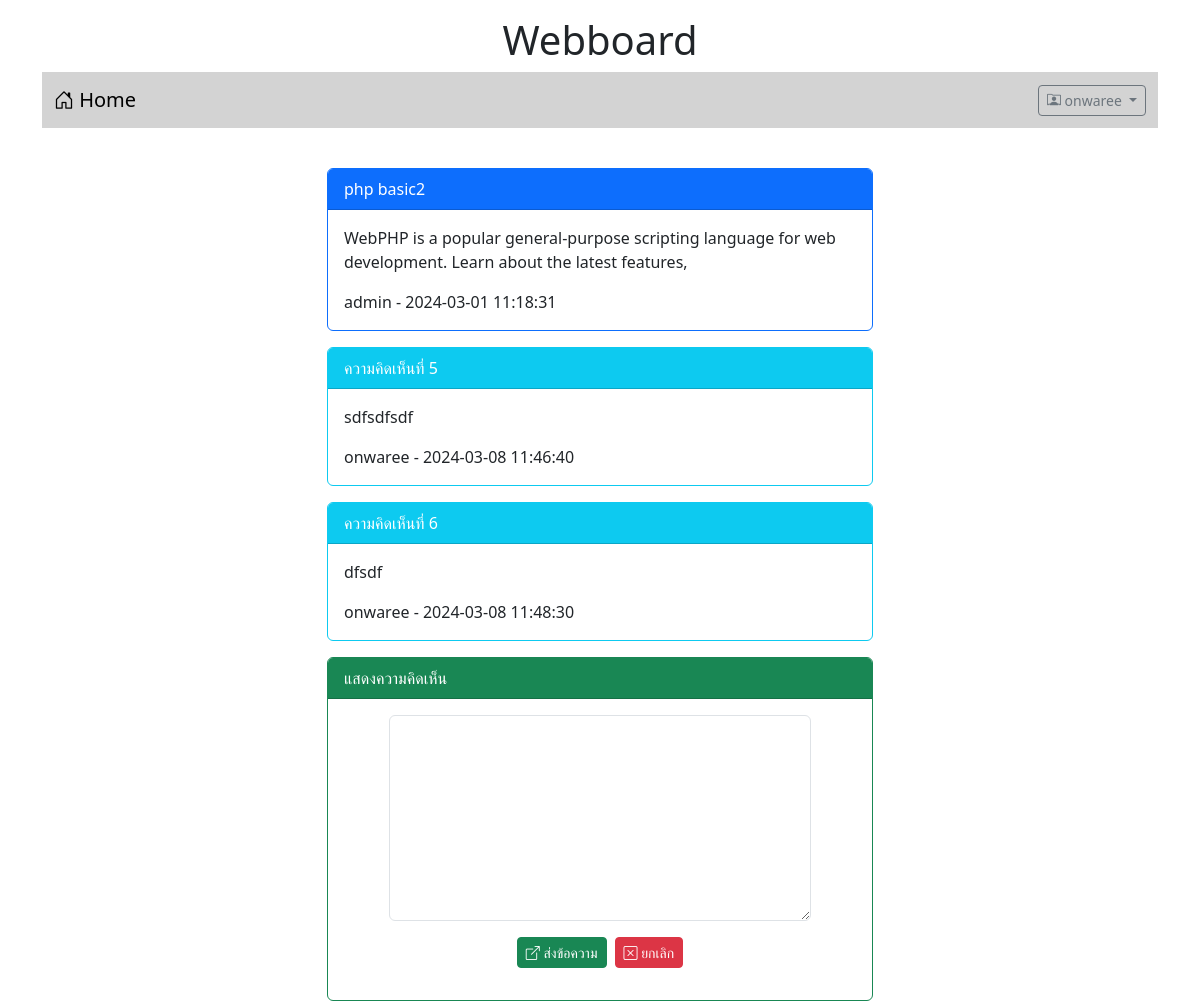
The page /post.php?id=5 (signed in) on the database its author committed.
### tables this page shows
CREATE TABLE `post` (
  `id` int(11) NOT NULL,
  `title` varchar(128) NOT NULL,
  `content` varchar(2048) NOT NULL,
  `post_date` datetime NOT NULL,
  `cat_id` int(11) NOT NULL,
  `user_id` int(11) NOT NULL
);

CREATE TABLE `user` (
  `id` int(11) NOT NULL,
  `login` varchar(32) NOT NULL,
  `password` varchar(64) NOT NULL,
  `name` varchar(64) NOT NULL,
  `gender` char(1) NOT NULL,
  `email` varchar(32) NOT NULL,
  `role` char(1) NOT NULL
);

CREATE TABLE `comment` (
  `id` int(11) NOT NULL,
  `content` varchar(20148) NOT NULL,
  `post_date` datetime NOT NULL,
  `user_id` int(11) NOT NULL,
  `post_id` int(11) NOT NULL
);

### post.php (the view, shortened to what this page needs)
<!DOCTYPE html>
<html lang="en">
<head>
    <link href="https://cdn.jsdelivr.net/npm/bootstrap@5.3.2/dist/css/bootstrap.min.css" rel="stylesheet">
    <link rel="stylesheet" href="https://cdn.jsdelivr.net/npm/bootstrap-icons@1.11.3/font/bootstrap-icons.min.css">
</head>
<body>
    <div class="container-lg">
        <h1 style="text-align: center;" class="mt-3">Webboard </h1>
        <?php
            include("nav.php");
        ?>
        <div class="row mt-4">
            <div class="col-lg-3 col-md-2 col-sm-1"></div>
            <div class="col-lg-6 col-md-8 col-sm-10">
            <?php
                $conn = new PDO("mysql:host=localhost;dbname=webboard;charset=utf8;","root","");
                $sql = "SELECT p.id,p.title,p.content,p.post_date,u.login from post as p
                        INNER JOIN user as u ON u.id = p.user_id
                        WHERE p.id = {$_GET['id']} ";
                $result = $conn->query($sql);
                while($row = $result->fetch()){
            ?>
                <div class="card border-primary mt-3">
                    <div class="card-header bg-primary text-white"> <?php echo $row['title'] ?>  </div>
                    <div class="card-body">
                        <?php echo
                            "<tr>
                                <td>
                                    $row[content]
                                </td>
                                <BR>
                                <div class=mt-3></div>
                                <td>
                                    $row[login] - $row[post_date]
                                </td>
                             </tr>"
                        ?>
                    </div>
                </div>
            <?php
                }
            ?>
            <?php
                $conn = new PDO("mysql:host=localhost;dbname=webboard;charset=utf8;","root","");
                $sql = "SELECT c.id,c.content,c.post_date,c.user_id,c.post_id,u.login from comment as c
                        INNER JOIN user as u ON u.id = c.user_id
                        INNER JOIN post as p ON p.id = c.post_id
                        WHERE c.post_id = {$_GET['id']}
                        ORDER BY c.post_date ASC";
                $result = $conn->query($sql);
                foreach($result as $row){
            ?>
                <div class="card border-info mt-3 mb-3 mb-3">
                    <div class="card-header bg-info text-white"> ความคิดเห็นที่ <?php echo $row['id'] ?>   </div>
                    <div class="card-body">
                        <?php echo
                            "<tr>
                                <td>
                                    $row[content]
                                </td>
                                <BR>
                                <div class=mt-3></div>
                                <td>
                                    $row[login] - $row[post_date]
                                </td>
                             </tr>"
                         ?>
                    </div>
                </div>
            <?php
                }
            ?>
                <div class="card border-success mt-3">
                    <div class="card-header bg-success text-white"> แสดงความคิดเห็น </div>
                    <div class="card-body">
                        <form action="post_save.php" method="post">
                            <div class="row mb-3 justify-content-center">
                                <div class="col-lg-10">
                                    <textarea name="comment"  rows="8" class="form-control" required></textarea>
                                </div>
                                <div class="row mt-3">
                                    <div class="col-lg-12 d-flex justify-content-center">
                                        <button type="submit" class="btn btn-success btn-sm text-white">
                                            <i class="bi bi-box-arrow-up-right"></i> ส่งข้อความ
                                        </button>
                                        <button type="reset" class="btn btn-danger btn-sm text-white ms-2">
                                            <i class="bi bi-x-square"></i> ยกเลิก
                                        </button>
                                    </div>
                                </div>
                            </div>
                        </form>
                    </div>
                </div>
            </div>
            <div class="col-lg-3 col-md-2 col-sm-1"></div>
        </div>
    </div>
</body>
</html>

### rows shown on the page
post: title "php basic2", content "WebPHP is a popular general-purpose scripting language for web development. Learn about the latest features,", user.login "admin", post_date "2024-03-01 11:18:31"
comment: id "5", content "sdfsdfsdf", user.login "onwaree", post_date "2024-03-08 11:46:40"
comment: id "6", content "dfsdf", user.login "onwaree", post_date "2024-03-08 11:48:30"

### other values the page prints
$_SESSION['username'] "onwaree"
